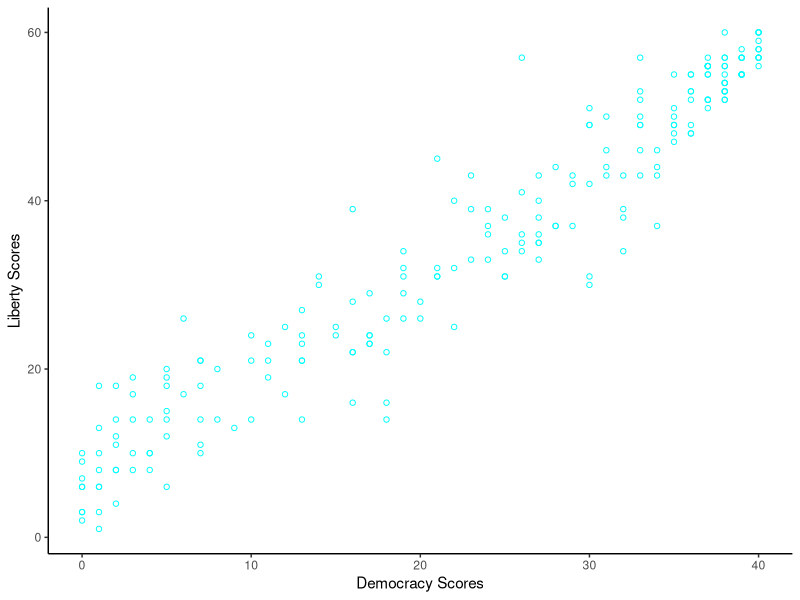

Write the R code that produced this figure.
#Problem #2
library(tidyverse)

#Step 1: Load the FIW data into R.

FIW <- read.csv(file = 'data/2020_All_Data_FIW_2013-2020.csv', skip = 1)
head(FIW)


#Step 2: Keep only the most recent year of data. Keep only the countries (not the territories).

library(dplyr)


FIW2020 <- filter(FIW, Edition == '2020') #Filter for 2020 data only


FIW2020 %>% 
  select(Country.Territory, C.T, Edition, A, B, C, D, E, F, G) %>% # select relevant variables
  filter(C.T == "c") %>%
  head(10) # output the first 10 rows


#Step 3: Of the 25 questions, some are about democracy (i.e. are political leaders elected?) and others are
#about freedom/liberty (i.e. can people practice their religion without fear of persecution? is there a
#free and independent media? etc.). Create one variable called democracy_score, equal to the sum of
#all the scores on questions related to democracy, and another variable called liberty_score, equal to
#the sum of all the scores on questions related to liberty.

FIW2020 <- FIW2020 %>% #create democracy_score
  mutate(democracy_score = A + B + C)

summary(FIW2020$democracy_score)

FIW2020 <- FIW2020 %>% #create liberty_score
  mutate(liberty_score = D + E + F + G)

summary(FIW2020$liberty_score)

#Step 4: Visualize the relationship between liberty and democracy.
ggplot(FIW2020, aes(x=democracy_score, y=liberty_score)) +
  geom_point(color = 'cyan', shape=1)+
  theme_classic() +
  labs(x = 'Democracy Scores',
       y = 'Liberty Scores')
  

#Step 5: Split the countries into democratic and non-democratic (your choice where you split) and conduct a
#bivariate hypothesis test. Are the democratic countries more free on average than the non-democratic
#countries?

#ENB: I am setting the democracy cut-off at countries with scores of =/>21

#splitting up the countries by democracy_score



FIW2020 <- FIW2020 %>%
  mutate(democracy_status = case_when(democracy_score < 21  ~ 'NonDemocratic', TRUE ~ 'Democratic'))


#choose a test
#These are not normal distributions so we will go with t-test

test1 <- FIW2020 %>%
  filter(democracy_status %in% c('NonDemocratic', 'Democratic')) %>%
  t.test(liberty_score ~ democracy_status, data = .)


test1

#Welch Two Sample t-test

#data:  liberty_score by democracy_status
#t = 24.775, df = 197.46, p-value < 2.2e-16
#alternative hypothesis: true difference in means is not equal to 0
#95 percent confidence interval:
#  27.63798 32.41829
#sample estimates:
#  mean in group Democratic mean in group NonDemocratic 
#47.14050                    17.11236 



#checking to make sure all the observations are present - 210
summary(FIW2020$democracy_status)

